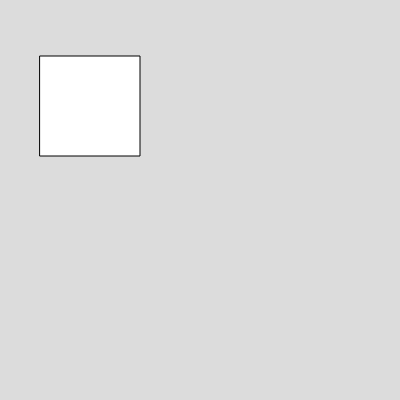
Frame 1 (no input)
Frame 60 (no input): blank canvas, image omitted
Frame 120 (the mouse pressed at the canvas centre since frame 60): blank canvas, image omitted

The p5.js sketch that drew this single still picture (run headless with seeded random() and noise() and a simulated clock; from frame 60 on, the mouse is pressed at the canvas centre):

// p5.js sketch
// ── sketch.js
var box1, box2;

function setup() {
  createCanvas(400, 400);

  box1 = new Box(100,100,30,45,2,-4);
  box2 = new Box(40,56,100,100,-7,1);
}

function draw() {
  background(220);

  box1.show();
  box2.show();

  box1.speed();
  box2.speed();


}
// ── box.js
class Box {
    constructor(x,y,w,h,vx,vy) {

      this.x = x;
      this.y = y;
      this.w = w;
      this.h = h;
      this.vx = vx;
      this.vy = vy;
    
    }

    show() {

      rect(this.x,this.y,this.w,this.h)
    }

    speed() {

      this.x = this.x + this.vx;
      this.y = this.y + this.vy;
    }
    


  }

  
